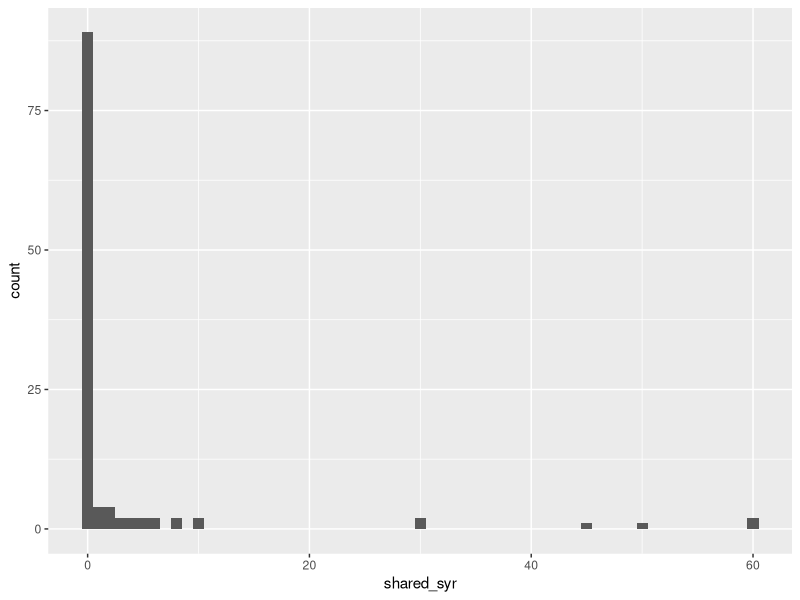
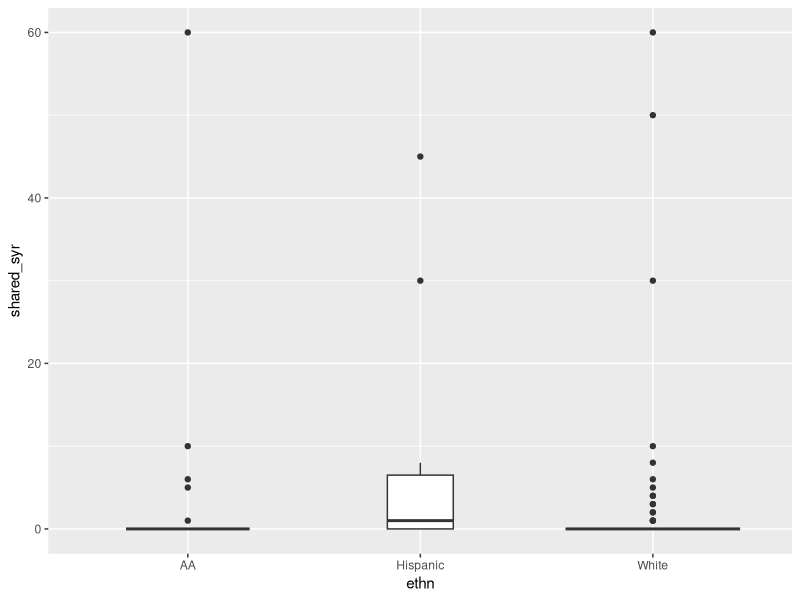
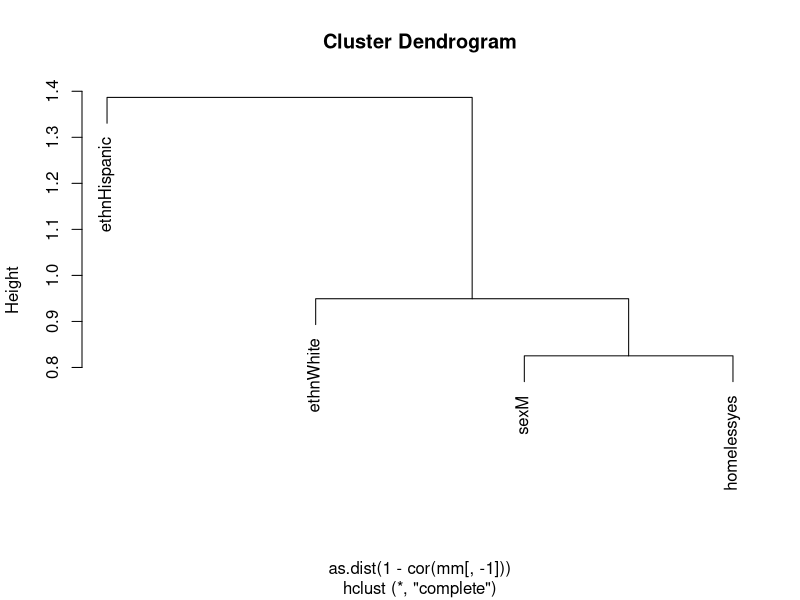
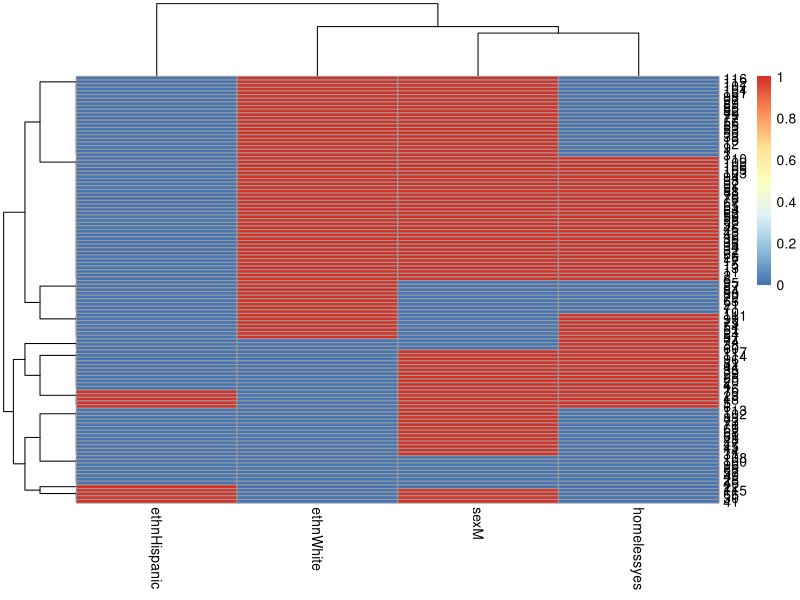
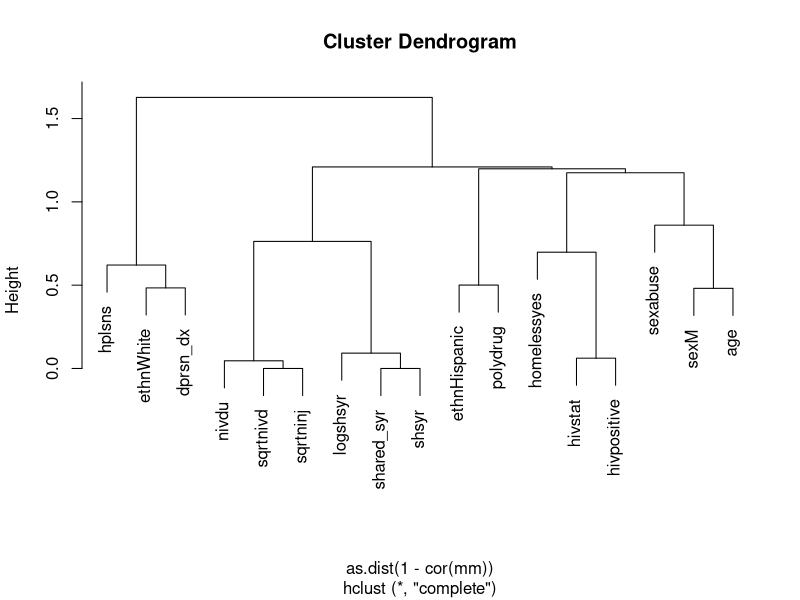
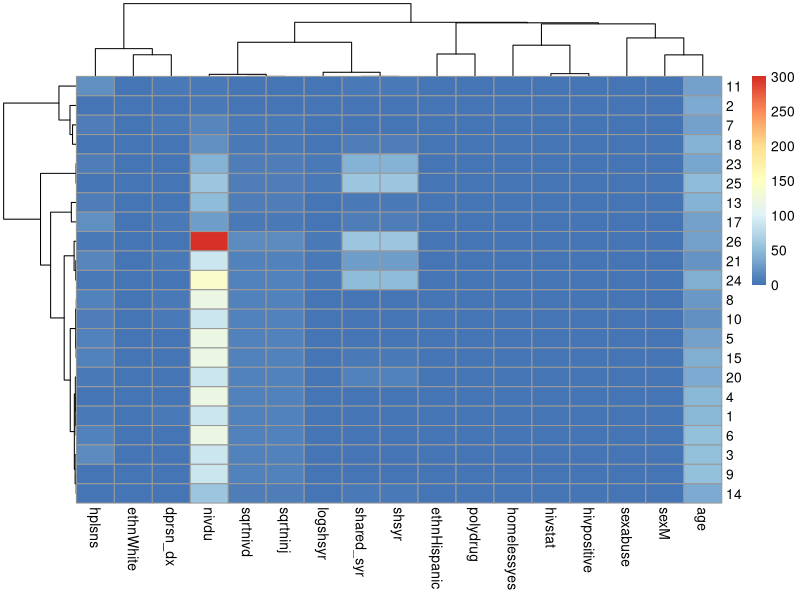
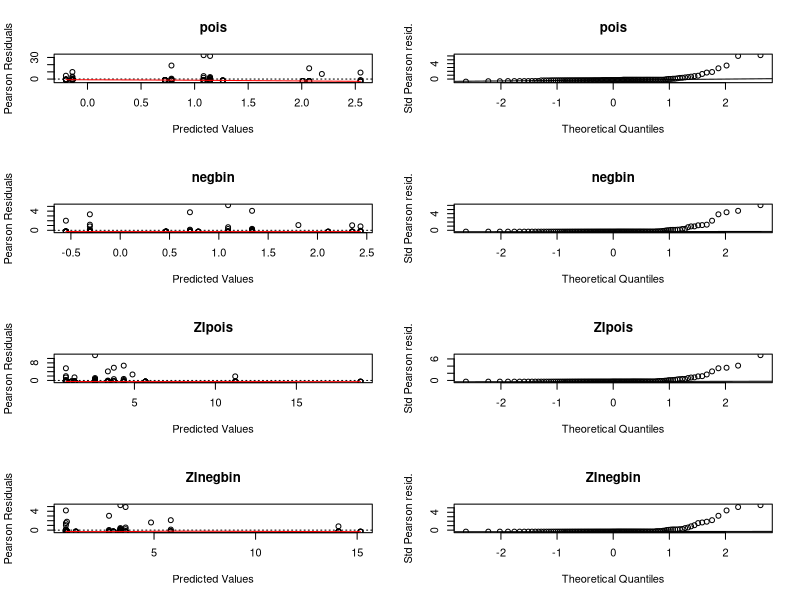
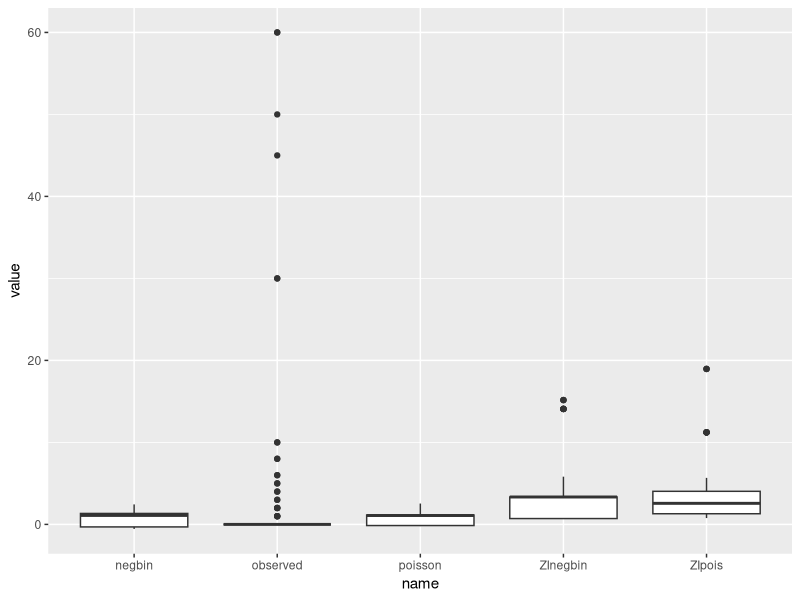

Generate these figures, in order, with R:
## ---- chunk 1
suppressPackageStartupMessages({
  library(tidyverse)
})
needledat <- readr::read_csv("needle_sharing.csv")
needledat2 <- needledat %>%
  dplyr::filter(sex %in% c("M", "F") &
                  ethn %in% c("White", "AA", "Hispanic") &
                  !is.na(homeless)) %>%
  mutate(
    homeless = recode_factor(homeless, "0" = "no", "1" = "yes"),
    hiv = recode_factor(
      hivstat,
      "0" = "negative",
      "1" = "positive",
      "2" = "positive"
    )
  )
## ---- chunk 2
meanvarzeros <- filter(needledat2,!is.na(shared_syr)) %>%
  summarise(
    mean = mean(shared_syr),
    var = var(shared_syr),
    fraczero = sum(shared_syr == 0) / n()
  )
meanvarzeros
## ---- chunk 3
library(ggplot2)
filter(needledat2, !is.na(shared_syr)) %>%
  ggplot(aes(x = shared_syr)) +
  geom_histogram(binwidth = 1)
## ---- chunk 4
fit.pois <- glm(shared_syr ~ sex + ethn + homeless,
                data = needledat2,
                family = poisson(link = "log"))
## ---- chunk 5
library(MASS)
fit.negbin <- glm.nb(shared_syr ~ sex + ethn + homeless,
                data = needledat2)
## ---- chunk 6
library(pscl)
fit.ZIpoisfull <- zeroinfl(shared_syr ~ sex + ethn + homeless,
                data = needledat2,
                dist = "poisson")
## ---- chunk 7
fit.ZIpois <- zeroinfl(shared_syr ~ sex + ethn + homeless | 1,
                data = needledat2,
                dist = "poisson")
## ---- chunk 8
fit.ZInegbin <- zeroinfl(shared_syr ~ sex + ethn + homeless | 1,
                data = needledat2,
                dist = "negbin")
## ---- chunk 9
ggplot(needledat2, aes(x = ethn, y = shared_syr)) +
  geom_boxplot(varwidth = TRUE)
## ---- chunk 10
mm <- model.matrix(~ sex + ethn + homeless, data = needledat2)
plot(hclust(as.dist(1 - cor(mm[, -1]))))
## ---- chunk 11
library(pheatmap)
pheatmap(mm[, -1],
         clustering_distance_cols = "correlation",
         clustering_distance_rows = "euclidean")
## ---- chunk 12
mm <- model.matrix(~ . - id - shsyryn, data = needledat2)[, -1] #[, -1] gets rid of intercept
plot(hclust(as.dist(1 - cor(mm))))
library(pheatmap)
pheatmap(mm,
         clustering_distance_cols = "correlation",
         clustering_distance_rows = "correlation")
## ---- chunk 13
logLik(fit.pois)
logLik(fit.negbin)
logLik(fit.ZIpois)
logLik(fit.ZInegbin)
## ---- chunk 14
listoffits <-
  list(
    pois = fit.pois,
    negbin = fit.negbin,
    ZIpois = fit.ZIpois,
    ZInegbin = fit.ZInegbin
  )
## ---- chunk 15
lapply(listoffits, logLik)
## ---- chunk 16
qchisq(0.95, df = 1)
## ---- chunk 17
qchisq(0.95, df = 2)
## ---- chunk 18
plotpanel1 <- function(fit, ...) {
  plot(
    x = predict(fit),
    y = residuals(fit, type = "pearson"),
    xlab = "Predicted Values",
    ylab = "Pearson Residuals",
    ...
  )
  abline(h = 0, lty = 3)
  lines(lowess(x = predict(fit), y = resid(fit, type = "pearson")),
        col = "red")
}
plotpanel2 <- function(fit, ...) {
  resids <- scale(residuals(fit, type = "pearson"))
  qqnorm(resids, ylab = "Std Pearson resid.", ...)
  qqline(resids)
}
## ---- chunk 19
par(mfrow=c(4, 2))
for (i in seq_along(listoffits)){
  plotpanel1(listoffits[[i]], main = names(listoffits)[i])
  plotpanel2(listoffits[[i]], main = names(listoffits)[i])
}
## ---- chunk 20
preds <- data.frame(observed = fit.pois$y,
                    poisson = predict(fit.pois),
                    negbin = predict(fit.negbin),
                    ZIpois = predict(fit.ZIpois),
                    ZInegbin = predict(fit.ZInegbin))
## ---- chunk 21
preds.long <- pivot_longer(preds, everything())
## ---- chunk 22
summary(preds.long)
## ---- chunk 23
ggplot(preds.long, aes(x = name, y = value)) + geom_boxplot()
## ---- chunk 24
ggplot(preds.long, aes(x = value)) + 
  facet_wrap(~name) +
  geom_histogram(binwidth = 1)
